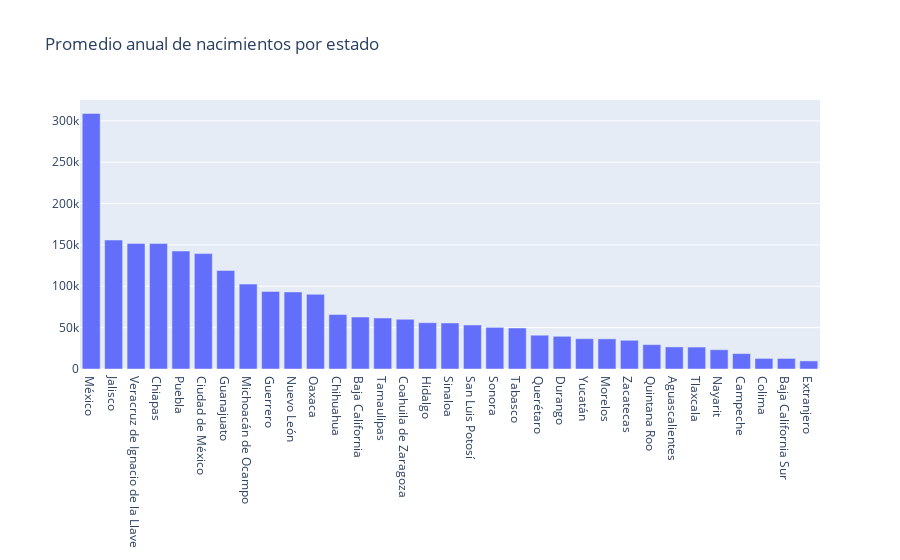

Source (notebook cell):
### Code cell
x = total_average_state.index
y = total_average_state
fig = go.Figure(data=[go.Bar(x=x, y=y,
                textposition='auto')])
fig.update_layout(title_text='Promedio anual de nacimientos por estado')
fig.show()

### Figure 1 — Plotly figure (JSON) as saved in the notebook; plotly's stock layout.template omitted (floating-point values rounded to 4 significant figures)
{"data": [{"textposition": "auto", "x": ["México", "Jalisco", "Veracruz de Ignacio de la Llave", "Chiapas", "Puebla", "Ciudad de México", "Guanajuato", "Michoacán de Ocampo", "Guerrero", "Nuevo León", "Oaxaca", "Chihuahua", "Baja California", "Tamaulipas", "Coahuila de Zaragoza", "Hidalgo", "Sinaloa", "San Luis Potosí", "Sonora", "Tabasco", "Querétaro", "Durango", "Yucatán", "Morelos", "Zacatecas", "Quintana Roo", "Aguascalientes", "Tlaxcala", "Nayarit", "Campeche", "Colima", "Baja California Sur", "Extranjero"], "y": [309000.0, 155900.0, 151800.0, 151600.0, 142600.0, 139500.0, 119000.0, 102600.0, 93850.0, 93150.0, 90230.0, 65960.0, 62830.0, 61670.0, 60130.0, 55970.0, 55630.0, 53220.0, 50300.0, 49550.0, 40850.0, 39550.0, 36650.0, 36440.0, 34710.0, 29470.0, 26690.0, 26520.0, 23310.0, 18630.0, 12800.0, 12780.0, 9768.0], "type": "bar"}], "layout": {"title": {"text": "Promedio anual de nacimientos por estado"}}}
